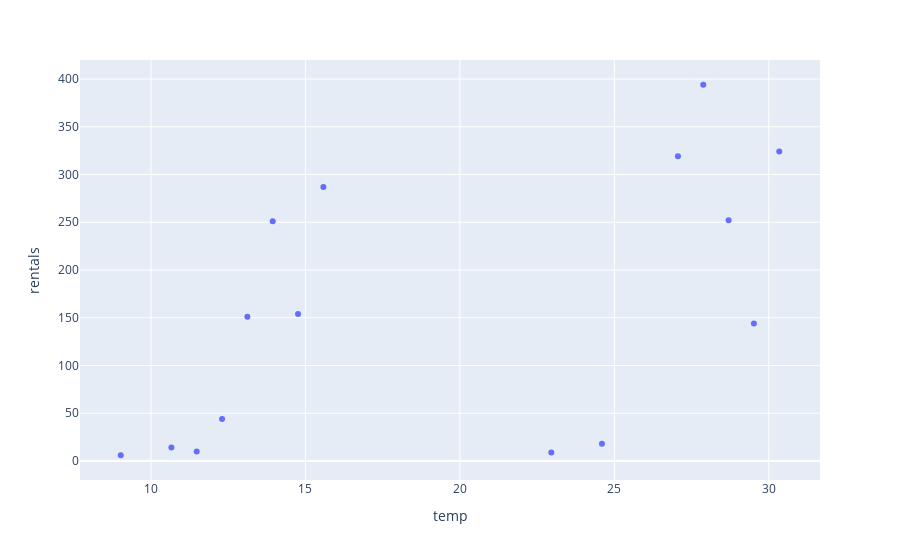

Notebook code for this chart:
### Code cell
px.scatter(df_temp_rentals, x="temp", y="rentals")

### Figure 1 — Plotly figure (JSON) as saved in the notebook; plotly's stock layout.template omitted (floating-point values rounded to 4 significant figures)
{"data": [{"hovertemplate": "temp=%{x}<br>rentals=%{y}<extra></extra>", "legendgroup": "", "marker": {"color": "#636efa", "symbol": "circle"}, "mode": "markers", "name": "", "orientation": "v", "showlegend": false, "type": "scatter", "x": [9.02, 10.66, 11.48, 12.3, 13.12, 13.94, 14.76, 15.58, 22.96, 24.6, 27.06, 27.88, 28.7, 29.52, 30.34], "xaxis": "x", "y": [6, 14, 10, 44, 151, 251, 154, 287, 9, 18, 319, 394, 252, 144, 324], "yaxis": "y"}], "layout": {"autosize": true, "legend": {"tracegroupgap": 0}, "margin": {"t": 60}, "xaxis": {"anchor": "y", "autorange": true, "domain": [0, 1], "range": [7.708, 31.65], "title": {"text": "temp"}, "type": "linear"}, "yaxis": {"anchor": "x", "autorange": true, "domain": [0, 1], "range": [-24.04, 424.0], "title": {"text": "rentals"}, "type": "linear"}}}
